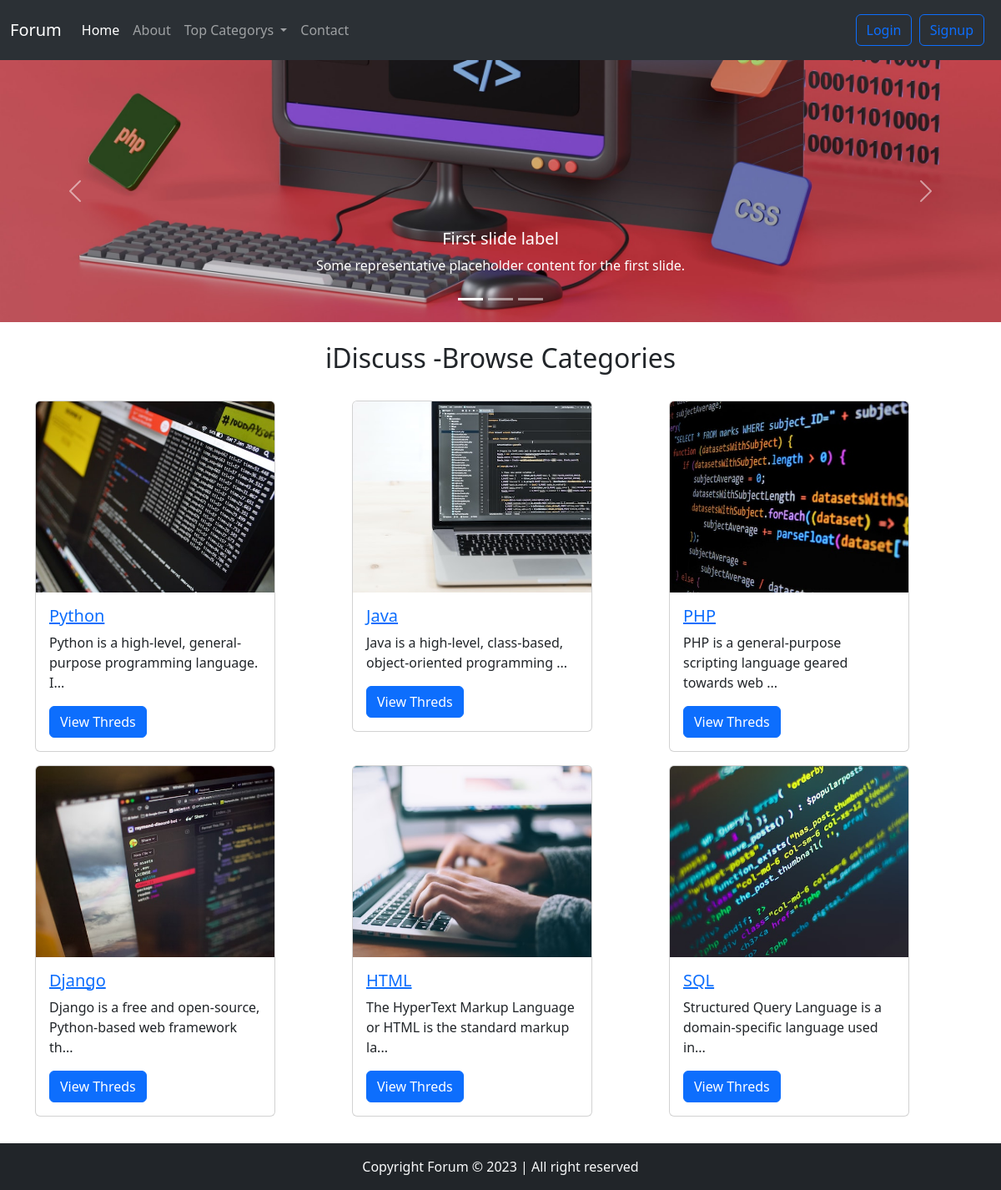
The page / on the database its author committed.
### tables this page shows
CREATE TABLE `categories` (
  `category_id` int(8) NOT NULL,
  `category_name` varchar(255) NOT NULL,
  `category_description` varchar(255) NOT NULL,
  `created` datetime NOT NULL DEFAULT current_timestamp()
);

### index.php (the view, shortened to what this page needs)
<!doctype html>
<html lang="en">
<head>
    <link href="https://cdn.jsdelivr.net/npm/bootstrap@5.3.2/dist/css/bootstrap.min.css" rel="stylesheet">
</head>
<body>
    <?php
    include 'partials/_dbconnect.php';
    include 'partials/_header.php';
    ?>
    <div id="carouselExampleCaptions" class="carousel slide">
        <div class="carousel-indicators">
            <button type="button" data-bs-target="#carouselExampleCaptions" data-bs-slide-to="0" class="active" aria-current="true" aria-label="Slide 1"></button>
            <button type="button" data-bs-target="#carouselExampleCaptions" data-bs-slide-to="1" aria-label="Slide 2"></button>
            <button type="button" data-bs-target="#carouselExampleCaptions" data-bs-slide-to="2" aria-label="Slide 3"></button>
        </div>
        <div class="carousel-inner">
            <div class="carousel-item active">
                <img src="img/bg2.jpeg" class="d-block w-100" alt="...">
                <div class="carousel-caption d-none d-md-block">
                    <h5>First slide label</h5>
                    <p>Some representative placeholder content for the first slide.</p>
                </div>
            </div>
        </div>
        <button class="carousel-control-prev" type="button" data-bs-target="#carouselExampleCaptions" data-bs-slide="prev">
            <span class="carousel-control-prev-icon" aria-hidden="true"></span>
        </button>
        <button class="carousel-control-next" type="button" data-bs-target="#carouselExampleCaptions" data-bs-slide="next">
            <span class="carousel-control-next-icon" aria-hidden="true"></span>
        </button>
    </div>
    <div class="container my-4">
        <h2 class="text-center my-3">iDiscuss -Browse Categories</h2>
        <div class="row my-4">
            <?php
            $sql = "SELECT * FROM `categories`";
            $result = mysqli_query($conn, $sql);
            while ($row = mysqli_fetch_assoc($result)) {
                $id = $row['category_id'];
                $cat = $row['category_name'];
                $desc = $row['category_description'];
                echo '<div class="col-md-4 my-2">
            <div class="card" style="width: 18rem;">
                <img src="img/product' . $id . '.jpeg" class="card-img-top" alt="...">
                <div class="card-body">
                    <h5 class="card-title"><a href = "threadlist.php?catid=' . $id . '">' . $cat . '</a></h5>
                    <p class="card-text">' . substr($desc, 0, 63,) . '...</p>
                    <a href="threadlist.php?catid=' . $id . '" class="btn btn-primary">View Threds</a>
                </div>
            </div>
        </div>';
            }
            ?>
        </div>
    </div>
    <?php
    include 'partials/_footer.php';
    ?>
</body>
</html>

### partials/_header.php (shortened to what this page needs)
<?php
echo '<nav class="navbar navbar-expand-lg bg-body-tertiary py-3" data-bs-theme="dark">
<div class="container-fluid">
    <a class="navbar-brand" href="/forums/index.php">Forum</a>
    <button class="navbar-toggler" type="button" data-bs-toggle="collapse" data-bs-target="#navbarSupportedContent" aria-controls="navbarSupportedContent" aria-expanded="false" aria-label="Toggle navigation">
        <span class="navbar-toggler-icon"></span>
    </button>
    <div class="collapse navbar-collapse" id="navbarSupportedContent">
        <ul class="navbar-nav me-auto mb-2 mb-lg-0">
            <li class="nav-item">
                <a class="nav-link active" aria-current="page" href="/forums/index.php">Home</a>
            </li>
            <li class="nav-item">
                <a class="nav-link" href="about.php">About</a>
            </li>
            <li class="nav-item dropdown">
                <a class="nav-link dropdown-toggle" href="#" role="button" data-bs-toggle="dropdown" aria-expanded="false">
                    Top Categorys
                </a>
                <ul class="dropdown-menu">';
                echo '</ul>
            </li>
            <li class="nav-item">
                <a class="nav-link" href="contact.php">Contact</a>
            </li>
        </ul>';
        if (isset($_SESSION['loggedin']) == true) {
            echo '<form class="d-flex" role="search" method="get" action="search.php">
        <input class="form-control me-2" name="search" type="search" placeholder="Search" aria-label="Search">
            <button class="btn btn-success" type="submit">Search</button>
            </form>
            <form class="d-flex">
           <p class="text-light my-2 mx-2">' . $_SESSION['user_email'] . ' </p>
           <a role="button" href="/forums/partials/_logout.php" class="btn btn-outline-primary mx-1"  data-bs-target="#loginModal">Logout</a>
        </form>';
            } else {
             echo '<div class="mx-2">
            <button class="btn btn-outline-primary mx-1" data-bs-toggle="modal" data-bs-target="#loginModal">Login</button>
            <button class="btn btn-outline-primary" data-bs-toggle="modal" data-bs-target="#signupModal">Signup</button>
        </div>';
}
echo '</div>
</div>
</nav>';
?>

### partials/_footer.php
<div class="container-fluid bg-dark text-light">
    <p class="text-center mb-0 py-3">Copyright Forum &copy; 2023 | All right reserved</p>
</div>

### rows shown on the page
categories: shows a picture, category_name "Python", category_description "Python is a high-level, general-purpose programming language. I"
categories: shows a picture, category_name "Java", category_description "Java is a high-level, class-based, object-oriented programming"
categories: shows a picture, category_name "PHP", category_description "PHP is a general-purpose scripting language geared towards web"
categories: shows a picture, category_name "Django", category_description "Django is a free and open-source, Python-based web framework th"
categories: shows a picture, category_name "HTML", category_description "The HyperText Markup Language or HTML is the standard markup la"
categories: shows a picture, category_name "SQL", category_description "Structured Query Language is a domain-specific language used in"
